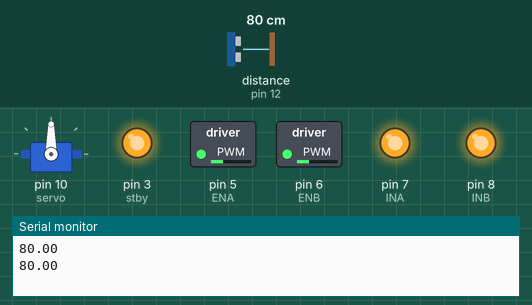
Recording of a sketch running on a simulated Arduino Uno, built with avr-gcc and run on an emulated ATmega328P. Shown: servo, switched loads named in the sketch (green lamp = pin HIGH), output pins drawn as LEDs (lit = HIGH), the last lines printed to the serial monitor. Wiring (inferred from the names in the program): ultrasonic range finder: trigger pin 13; echo pin 12. Inputs (shaded band) come from the test bench; at power-on: distance to the obstacle (sensor on pin 12) 80 cm. The echo pulse lasts 58.3 µs per cm; pins used as bus, display or sensor lines are not drawn.

Above: at 2.3 s.
2.4 s: distance to the obstacle (sensor on pin 12) set to 43 cm
4.2 s: distance to the obstacle (sensor on pin 12) set to 36 cm
At 6.0 s:
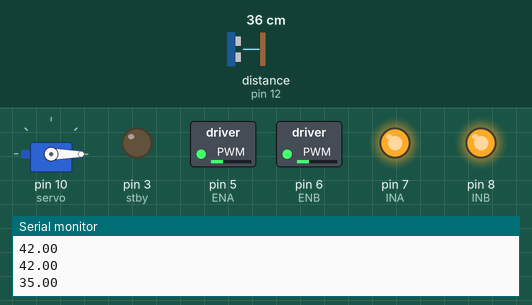
8.3 s: distance to the obstacle (sensor on pin 12) set to 12 cm
12.4 s: distance to the obstacle (sensor on pin 12) set to 9 cm
At 15.8 s:
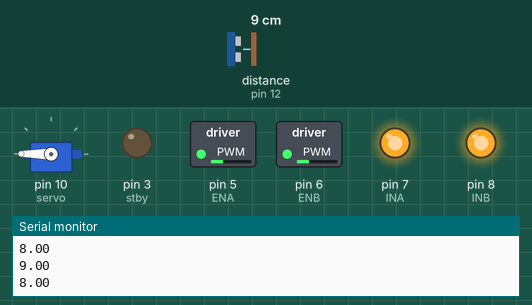
16.5 s: distance to the obstacle (sensor on pin 12) set to 60 cm
At 17.6 s:
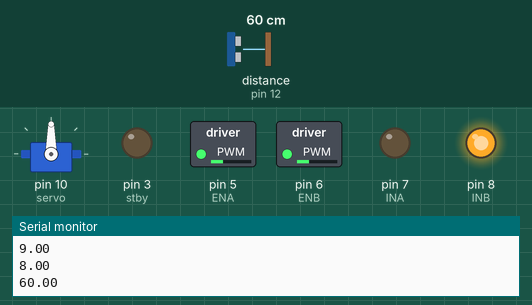
19.3 s: distance to the obstacle (sensor on pin 12) set to 2 cm
At 25.6 s:
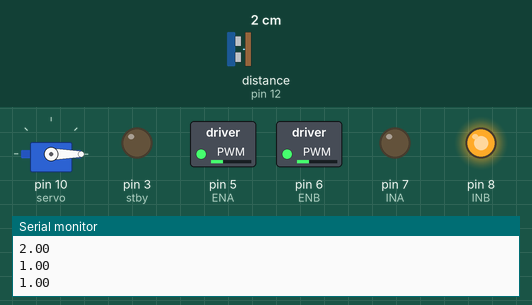
Timing chart, 0 to 31.4 s (numbered marks = the images above; inputs shaded):
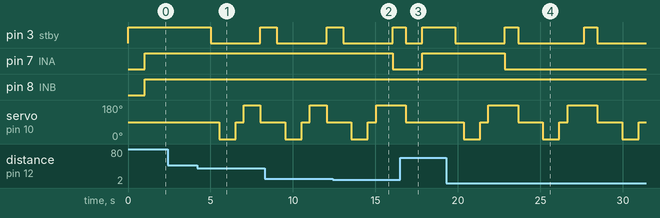

Measured:
- the behaviour switches between 41 and 40 cm on distance to the obstacle (sensor on pin 12) (found by bisection; images 0 and 1)
- the behaviour switches between 11 and 10 cm on distance to the obstacle (sensor on pin 12) (found by bisection; images 1 and 2)
- after the input at 4.2 s, pin 3 (stby): HIGH → LOW after 0.82 s, → HIGH 3.0 s later; servo on pin 10 (servo): 90° → 0° after 1.3 s, → 90° 1.0 s later, → 180° 0.50 s later, → 90° 1.0 s later
- after the input at 12.4 s, pin 7 (INA): HIGH → LOW after 3.6 s; servo on pin 10 (servo): goes on until 15.0 s, then stays 180°
- after the input at 16.5 s, pin 7 (INA): LOW → HIGH after 1.3 s; servo on pin 10 (servo): goes on until 16.8 s, then stays 90°
- after the input at 19.3 s, pin 3 (stby): goes LOW 3.0 s, HIGH 0.80 s, LOW 4.0 s, HIGH 0.80 s, then LOW, starting after 0.55 s; pin 7 (INA): HIGH → LOW after 3.5 s; servo on pin 10 (servo): 90° → 0° after 1.0 s, then repeats every 4.8 s: 90° 0.50 s, 180° 1.8 s, 90° 1.5 s, 0° 1.0 s

The sketch:

auto_left_right.ino
```cpp
#include <arduino.h>
#include <Servo.h>
#include <avr/wdt.h>
int stby = 3;
int ENA = 5; //enable A - the control pin to turn the left motors on/off
int ENB = 6; // same as ENA but for right side
int INA = 7;
int INB = 8; // IN just refers to the input pins that correspnd with the left or right motor (really there are 4 motors, but the driver reads it as 2 motors) and the IN inputs tell wi=hich way the current should flow and based in the direction of the current, the motor (really motors) spin in that direction
Servo servo;
const int trig = 13; //ultrasonic - sends pulse outconst
int echo = 12;// receives pulse


void setup() {
  pinMode(stby, OUTPUT);
  digitalWrite(stby, HIGH);
  pinMode(ENA, OUTPUT);
  pinMode(ENB, OUTPUT);
  pinMode(INA, OUTPUT);
  pinMode(INB, OUTPUT);
  analogWrite(ENA, 75); //set speed of motors
  analogWrite(ENB, 75);
  servo.attach(10);
  pinMode(trig, OUTPUT);
  pinMode(echo, INPUT);
  Serial.begin(9600);}


  int get_distance()
{
  digitalWrite(trig, 0);
  delayMicroseconds(2);
  digitalWrite(trig, 1);
  delayMicroseconds(10);
  digitalWrite(trig, 0);
  float distance = (pulseIn(echo, HIGH))/58;
  Serial.println(distance);
  return (int)distance;
}


void turn_right(float theta)
  { // turns right - calibrated in degrees
  digitalWrite(stby, 1);
  digitalWrite(INB, 1);
  digitalWrite(INA, 0);
  float omega = 112.5;
  float t = (theta/omega);
  delay(t*1000);
  stop();
  }
  void turn_left(float theta)
  { //turns left degrees
  digitalWrite(stby, 1);
  digitalWrite(INA, 1);
  digitalWrite(INB, 0);
  float omega = 112.5;
  float t = (theta/omega);
  delay(t*1000);
  stop();
  }

void stop(){
  digitalWrite(stby, 0);
}

void forward(){
  digitalWrite(stby, 1);
  digitalWrite(INA, 1);
  digitalWrite(INB, 1);
}

void loop() {
 servo.write(90);
 delay(500);
 int distance_front = get_distance();
 delay(500);
 if (distance_front < 40){
  stop();
  delay(500);
  servo.write(0);
 delay(500);
 int right_distance = get_distance();
 delay(500);
 servo.write(90);
 delay(500);
 servo.write(180);
 delay(500);
 int left_distance = get_distance();
 delay(500);

 if (left_distance>right_distance){
  turn_left(90);
  stop();
  delay(500);
 }

  else if (right_distance>left_distance){
  turn_right(90);
  stop();
 }

 else {forward();}


}

else{
  forward();
}
}
```
